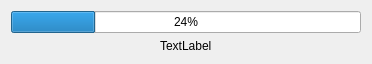
<?xml version="1.0" encoding="UTF-8"?>
<ui version="4.0">
 <class>DlgProgress</class>
 <widget class="QDialog" name="DlgProgress">
  <property name="windowModality">
   <enum>Qt::NonModal</enum>
  </property>
  <property name="geometry">
   <rect>
    <x>0</x>
    <y>0</y>
    <width>372</width>
    <height>58</height>
   </rect>
  </property>
  <property name="sizePolicy">
   <sizepolicy hsizetype="Fixed" vsizetype="Fixed">
    <horstretch>0</horstretch>
    <verstretch>0</verstretch>
   </sizepolicy>
  </property>
  <property name="minimumSize">
   <size>
    <width>0</width>
    <height>0</height>
   </size>
  </property>
  <property name="maximumSize">
   <size>
    <width>600</width>
    <height>58</height>
   </size>
  </property>
  <property name="contextMenuPolicy">
   <enum>Qt::NoContextMenu</enum>
  </property>
  <property name="windowTitle">
   <string>Loading Vector Tiles...</string>
  </property>
  <property name="modal">
   <bool>false</bool>
  </property>
  <layout class="QGridLayout" name="gridLayout">
   <item row="0" column="0">
    <widget class="QProgressBar" name="progressBar">
     <property name="value">
      <number>24</number>
     </property>
     <property name="invertedAppearance">
      <bool>false</bool>
     </property>
    </widget>
   </item>
   <item row="1" column="0" alignment="Qt::AlignHCenter|Qt::AlignTop">
    <widget class="QLabel" name="lblMessage">
     <property name="text">
      <string>TextLabel</string>
     </property>
    </widget>
   </item>
  </layout>
 </widget>
 <resources/>
 <connections/>
</ui>
